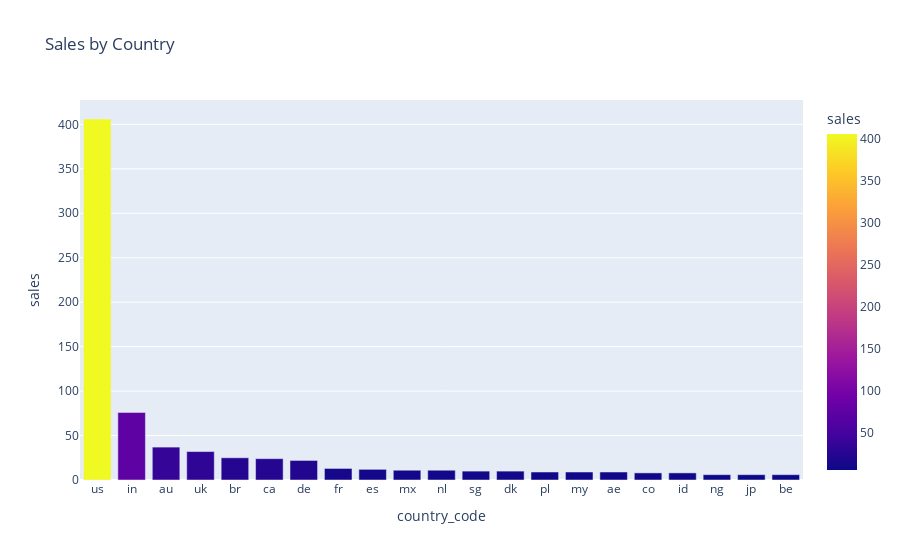

The notebook cell this image was saved under:
### Code cell
above5_px = px.bar(sales_by_cat_ab5, x='country_code', y='sales', color='sales', title='Sales by Country')
above5_px.show()

### Figure 1 — Plotly figure (JSON) as saved in the notebook; plotly's stock layout.template omitted (floating-point values rounded to 4 significant figures)
{"data": [{"alignmentgroup": "True", "hovertemplate": "country_code=%{x}<br>sales=%{marker.color}<extra></extra>", "legendgroup": "", "marker": {"color": [406, 76, 37, 32, 25, 24, 22, 13, 12, 11, 11, 10, 10, 9, 9, 9, 8, 8, 6, 6, 6], "coloraxis": "coloraxis", "pattern": {"shape": ""}}, "name": "", "offsetgroup": "", "orientation": "v", "showlegend": false, "textposition": "auto", "type": "bar", "x": ["us", "in", "au", "uk", "br", "ca", "de", "fr", "es", "mx", "nl", "sg", "dk", "pl", "my", "ae", "co", "id", "ng", "jp", "be"], "xaxis": "x", "y": [406, 76, 37, 32, 25, 24, 22, 13, 12, 11, 11, 10, 10, 9, 9, 9, 8, 8, 6, 6, 6], "yaxis": "y"}], "layout": {"barmode": "relative", "coloraxis": {"colorbar": {"title": {"text": "sales"}}, "colorscale": [[0, "#0d0887"], [0.1111, "#46039f"], [0.2222, "#7201a8"], [0.3333, "#9c179e"], [0.4444, "#bd3786"], [0.5556, "#d8576b"], [0.6667, "#ed7953"], [0.7778, "#fb9f3a"], [0.8889, "#fdca26"], [1, "#f0f921"]]}, "legend": {"tracegroupgap": 0}, "title": {"text": "Sales by Country"}, "xaxis": {"anchor": "y", "domain": [0, 1], "title": {"text": "country_code"}}, "yaxis": {"anchor": "x", "domain": [0, 1], "title": {"text": "sales"}}}}
